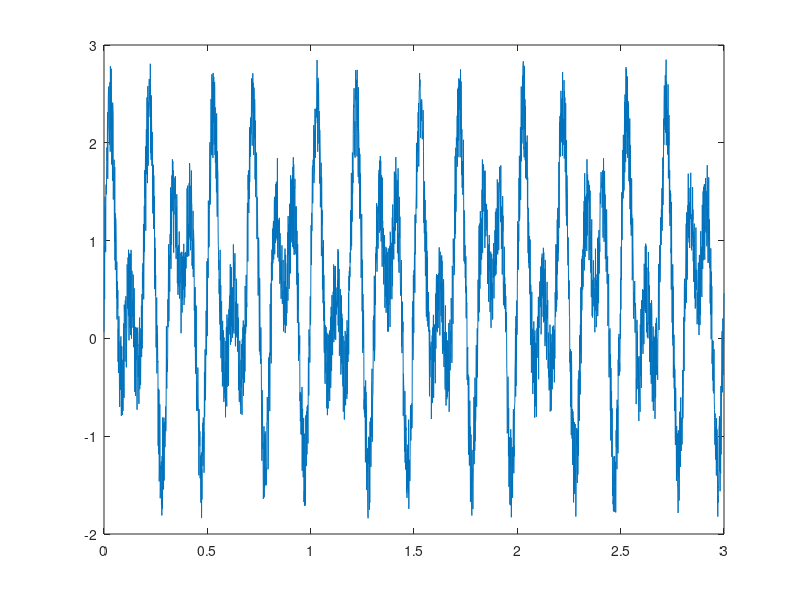

Recreate this plot in MATLAB. (Note: this script raises an error after producing the figure.)

%%%%%%%%%%%%%%%%%%%%%%%%%%%%%%%%%%%%%%%%%%%%%%%%%%%%%%%%%%%%%%%%%%%%%%%%%%
%
%                                Class 3
%                            Signal Processing
%
%%%%%%%%%%%%%%%%%%%%%%%%%%%%%%%%%%%%%%%%%%%%%%%%%%%%%%%%%%%%%%%%%%%%%%%%%%

% Note that you will need the Signal Processing Toolbox for some of the
% function
clear
close all

%% Simulating data in MATLAB
%%%%%%%%%%%%%%%%%%%%%%%%%%%%%%%%%%%%%%%%%%%%%%%%%%%%%%%%%%%%%%%%%%%%%%%%%%

% you can use the rand, randn, and randi functions
randn(1) % returns random number taken from normal dist
randi(1) % retruns random number of maximum i
rand(1) % returns random number between 0 and 1

randn(10)
randn(1,10)
randi(100, [1,10])
randi(100, [10])
rand(10)
rand(1,10)

% simulate data based on distributions
X = normrnd(1,2,1e3,1); % mu, sigma and how many samples 
X = gamrnd(1,2,1e3,1); % shape and scale, sample size

% simulate oscilatory data with sin
fs = 1000; % Sampling frequency (samples per second) 
dt = 1/fs; % seconds per sample 
StopTime = 3; % seconds 
t = (0:dt:StopTime)'; % seconds 
F = 6; % Sine wave frequency (hertz) 
data = 2*sin(2*pi*F*t) +1;
figure
plot(t,data)

% add noise
data = sin(2*pi*F*t)+0.1*rand(length(data),1);
plot(t,data)

% nest signals 
F2=10;
data = sin(2*pi*F*t)+rand(length(data),1) + sin(2*pi*F2*t);
plot(t,data)


% exercise 1
%%%%%%%%%%%%%%%%%%%%%%%%%%%

% try generating random numbers between -1 and 1 using rand

t=rand(100,1000) - rand(100,1000);

% try generating random doubles between 1 and 10 using rand

t=rand(100,100) + randi(10, [100,100])

t=(9*rand(100,100)) +1;

% try generating random doubles between 5 and 25 using randi

% generate a oscilatory signal that monotonically decreases over time


%% Data Smoothing
%%%%%%%%%%%%%%%%%%%%%%%%%%%%%%%%%%%%%%%%%%%%%%%%%%%%%%%%%%%%%%%%%%%%%%%%%%

load('./justafolderwithdata/raw_spike_data.mat') % load spiking data recorded from electrode array
sr=44100; % sampling rate of the electrode array
% plot data
figure
subplot(2,1,1)
plot(raw_spike_data) % plot data to visualize spikes and time series
axis tight; 
xlabel('time');
ylabel('Micro Volts ');
title('Unfiltered Single Electrode Spike Recording '); 

% Lets try smoothig out some of those high frequency components 
subplot(2,1,2)
plot(smooth(raw_spike_data)) 
axis tight; 
xlabel('time');
ylabel('Micro Volts ');
title('Unfiltered Single Electrode Spike Recording ');

subplot(2,1,2)
plot(smooth(raw_spike_data, 20)) % plot data to visualize spikes and time series
axis tight; 
xlabel('time');
ylabel('Micro Volts ');
title('Unfiltered Single Electrode Spike Recording ');

subplot(2,1,2)
plot(smoothdata(raw_spike_data)) % plot data to visualize spikes and time series
axis tight; 
xlabel('time');
ylabel('Micro Volts ');
title('Unfiltered Single Electrode Spike Recording ');


% detrend works by removing linear trend in data 
fs = 1000; % Sampling frequency (samples per second) 
dt = 1/fs; % seconds per sample 
StopTime = 3; % seconds 
t = (0:dt:StopTime)'; % seconds 
F = 60; % Sine wave frequency (hertz) 
F2=10;
data = sin(2*pi*F*t);
data = sin(2*pi*F*t)+rand(length(data),1) +  sin(2*pi*F2*t) + 1/length(data)*[1:length(data)]';
plot(t,data)
plot(t,detrend(data))

%% Normalizing data and removing outliers
%%%%%%%%%%%%%%%%%%%%%%%%%%%%%%%%%%%%%%%%%%%%%%%%%%%%%%%%%%%%%%%%%%%%%%%%%%

% generate random data
temp_data=randi(100,[10,100]);
% try removing the data's mean
temp_data-mean(temp_data)
temp_data-mean(temp_data,2)
temp_data-mean(mean(temp_data))

% normalize 
normalize(temp_data)
normalize(temp_data, 'range')
normalize(temp_data, 'center')
% normalize does the equevelant of ....
(temp_data-mean(temp_data))./std(temp_data)

% filloutliers can remove data that does not seem to belong
data = sin(2*pi*F*t)+rand(length(data),1) +  sin(2*pi*F2*t)
data(randi(length(data),1,50))=100;
plot(t,data)           
plot(filloutliers(data, 'linear'))

reshape(temp_data, [5, 200])
permute(temp_data, [2,1])


%% Spectral Power, FFTs, and PSDs
%%%%%%%%%%%%%%%%%%%%%%%%%%%%%%%%%%%%%%%%%%%%%%%%%%%%%%%%%%%%%%%%%%%%%%%%%%

Fs = 1000;            % Sampling frequency                    
T = 1/Fs;             % Sampling period       
L = 10000;             % Length of signal
t = (0:L-1)*T;        % Time vector

S = 0.7*sin(2*pi*33*t) + sin(2*pi*153*t) + 3*sin(2*pi*222*t);
X = S + 2*randn(size(t));

Y = fft(S);

P2 = abs(Y/L);
P1 = P2(1:L/2+1);
P1(2:end-1) = 2*P1(2:end-1);

f = Fs*(0:(L/2))/L;
figure
subplot(1,2,1)
plot(X)
subplot(1,2,2)
plot(f,P1) 
title('Single-Sided Amplitude Spectrum of X(t)')
xlabel('f (Hz)')
ylabel('|P1(f)|')

% repeat the same process without the random noise
Y = fft(X);

P2 = abs(Y/L);
P1 = P2(1:L/2+1);
P1(2:end-1) = 2*P1(2:end-1);


f = Fs*(0:(L/2))/L;
figure
subplot(1,2,1)
plot(X)
subplot(1,2,2)
plot(f,P1) 
title('Single-Sided Amplitude Spectrum of X(t)')
xlabel('f (Hz)')
ylabel('|P1(f)|')


%S = x1*sin(2*pi*x1*t)+ x2*sin(2*pi*x2*t);
S = 0.7*sin(2*pi*6*t)+ 3*sin(2*pi*2*t);
X = S + 2*randn(size(t));

Y = fft(S);

P2 = abs(Y/L);
P1 = P2(1:L/2+1);
P1(2:end-1) = 2*P1(2:end-1);

f = Fs*(0:(L/2))/L;
figure
subplot(1,2,1)
plot(X)
subplot(1,2,2)
plot(f,P1) 
title('Single-Sided Amplitude Spectrum of X(t)')
xlabel('f (Hz)')
ylabel('|P1(f)|')

% let us try another signal 
S = sin(2*pi*33*t) + sin(2*pi*66*t) + sin(2*pi*99*t);
X = S + 2*randn(size(t));

Y = fft(X);

P2 = abs(Y/L); % P2 is the two sided spectrum (we only want a one sided spectrum) 
P1 = P2(1:L/2+1);
P1(2:end-1) = 2*P1(2:end-1);

f = Fs*(0:(L/2))/L;
figure
subplot(1,2,1)
plot(X)
subplot(1,2,2)
plot(f,P1) 
title('Single-Sided Amplitude Spectrum of X(t)')
xlabel('f (Hz)')
ylabel('|P1(f)|')

% try taking an fft of an image, what would the frequency space of an image
% look like? 
image=imread('./MemeFolder/ladygaga5.jpg'); % read in image to MATLAB
image=mean(double(image),3);
Y = fft2(image);
figure
subplot(1,2,1)
imagesc(image)
subplot(1,2,2)
imagesc(log(abs(fftshift(Y))))

image=imread('./MemeFolder/joanne.jpg'); % read in image to MATLAB
image=mean(double(image),3);
Y = fft2(image);
figure
subplot(1,2,1)
imagesc(image)
subplot(1,2,2)
imagesc(log(abs(fftshift(Y))))

% PSD using the welch method
pwelch(X)

S = 0.7*sin(2*pi*33*t) + sin(2*pi*153*t) + 10*sin(2*pi*222*t);
X = S + 2*randn(size(t));

[pxx,f] = pwelch(X,500,300,500,Fs);
figure
plot(f,10*log10(pxx))

xlabel('Frequency (Hz)')
ylabel('PSD (dB/Hz)')

[pxx,f] = pwelch(X,1000,500,500,Fs);
figure
plot(f,10*log10(pxx))

xlabel('Frequency (Hz)')
ylabel('PSD (dB/Hz)')


[pxx,f] = pwelch(X,100,50,500,Fs);
figure
plot(f,10*log10(pxx))

xlabel('Frequency (Hz)')
ylabel('PSD (dB/Hz)')


%% Filtering Data
%%%%%%%%%%%%%%%%%%%%%%%%%%%%%%%%%%%%%%%%%%%%%%%%%%%%%%%%%%%%%%%%%%%%%%%%%%

sr=44100; % sampling rate of the electrode array
figure
subplot(2,1,1)
plot(raw_spike_data) % plot data to visualize spikes and time series
axis tight; 
xlabel('time');
ylabel('Micro Volts ');
title('Unfiltered Single Electrode Spike Recording '); % clear slow drifts in data that need to be removed

% create and apply bandpass butter worth filter
[b,a] = butter(3,[500/(sr/2) 8000/(sr/2)], 'bandpass'); % create butterworth filter 
filtered_data=filter(b,a,raw_spike_data); % apply butter worth filter 

subplot(2,1,2)
plot(filtered_data)
axis tight;
xlabel('time');
ylabel('Micro Volts ');
title('Filtered Single Electrode Spike Recording ');

% create and apply lowpass butter worth filter
[b,a] = butter(3,[100/(sr/2)], 'low'); % create butterworth filter 
filtered_data=filter(b,a,raw_spike_data); % apply butter worth filter 

% plot filtered data with unfiltered data 
subplot(2,1,2)
plot(filtered_data)
axis tight;
xlabel('time');
ylabel('Micro Volts ');
title('Filtered Single Electrode Spike Recording ');


% create and apply highpass butter worth filter
[b,a] = butter(3,[500/(sr/2)], 'high'); % create butterworth filter 
filtered_data=filter(b,a,raw_spike_data); % apply butter worth filter 

% plot filtered data with unfiltered data 
subplot(2,1,2)
plot(filtered_data)
axis tight;
xlabel('time');
ylabel('Micro Volts ');
title('Filtered Single Electrode Spike Recording ');


% lets try FIR filters 
load chirp % load data
Fs=8192;
t = (0:length(y)-1)/(Fs/2);

%create filter for data
bhi = fir1(34,100/(Fs/2),'low');
freqz(bhi,1)
outhi = filter(bhi,1,y); % filter data

% plot results 
figure
subplot(2,1,1)
plot(t,y)
title('Original Signal')
ys = ylim;

subplot(2,1,2)
plot(t,outhi)
title('Highpass Filtered Signal')
xlabel('Time (s)')
ylim(ys)

soundsc(y)
pause(2)
soundsc(outhi)


bhi = fir1(34,[100/(Fs/2) 1000/(Fs/2) ],'bandpass');
freqz(bhi,1)

outhi = filter(bhi,1,y);
figure
subplot(2,1,1)
plot(t,y)
title('Original Signal')
ys = ylim;

subplot(2,1,2)
plot(t,outhi)
title('Highpass Filtered Signal')
xlabel('Time (s)')
ylim(ys)

soundsc(y)
pause(2)
soundsc(outhi)


bhi = fir1(34,[100/(Fs/2) 4000/(Fs/2) ],'bandpass');
freqz(bhi,1)

outhi = filter(bhi,1,y);
figure
subplot(2,1,1)
plot(t,y)
title('Original Signal')
ys = ylim;

subplot(2,1,2)
plot(t,outhi)
title('Highpass Filtered Signal')
xlabel('Time (s)')
ylim(ys)

soundsc(y)
pause(2)
soundsc(outhi)

% butterworth filters are commonly used in neuroscience 

fc1 = 30;
fc2 = 300;
fs = 1000;

[b,a] = butter(6,[fc1/(fs/2) fc2/(fs/2)]);
figure
freqz(b,a) 

% what happend when you change the filter order?
fc1 = 30;
fc2 = 300;
fs = 1000;

[b,a] = butter(12,[fc1/(fs/2) fc2/(fs/2)]);
figure
freqz(b,a) 

fc1 = 30;
fc2 = 300;
fs = 1000;

[b,a] = butter(2,[fc1/(fs/2) fc2/(fs/2)]);
figure
freqz(b,a) 


fc1 = 30;
fc2 = 300;
fs = 1000;

[b,a] = butter(20,[fc1/(fs/2) fc2/(fs/2)]);
figure
freqz(b,a) 

% exercise 2
%%%%%%%%%%%%%%%%%%%%%%%%%%%
% try highpass and lowpass filtering the electrophysiology data into
% fast and slow oscilatory components. Try adding them back together and
% see what happens, try moving around the filter frequency. What could be
% causing this?


%% Hilbert Transformation
%%%%%%%%%%%%%%%%%%%%%%%%%%%%%%%%%%%%%%%%%%%%%%%%%%%%%%%%%%%%%%%%%%%%%%%%%%
% generate oscillatory data
Fs = 1000;            % Sampling frequency                    
T = 1/Fs;             % Sampling period       
L = 1000;             % Length of signal
t = (0:L-1)*T;        % Time vector
F = 60; % Sine wave frequency (hertz) 
F2=10;

data=zeros(1000,1);
data = sin(2*pi*F*t) + rand(length(data),1)' +  sin(2*pi*F2*t) + 1/length(data)*[1:length(data)];
figure
plot(t,data)

% get the hilbert transform of data
hil=hilbert(data); % notice that the data is stored as complex not int or double

subplot(1,2,1)
plot(t,data)
hold on
plot(t,abs(hil), '-r')
subplot(1,2,2)
plot(t,angle(hil))


data = sin(2*pi*2*t).*sin(2*pi*F*t) ;
figure
plot(t,data)

hil=hilbert(data);

subplot(1,2,1)
plot(t,data)
hold on
plot(t,abs(hil), '-r')
subplot(1,2,2)
plot(t,angle(hil))

hil=hilbert(raw_spike_data);
figure
subplot(1,2,1)
plot(raw_spike_data)
hold on
plot(abs(hil), '-r')
subplot(1,2,2)
plot(angle(hil))

% run above analysis by filtering data and concatinating instantaneous
% power

% generate oscillatory data
Fs = 1000;            % Sampling frequency                    
T = 1/Fs;             % Sampling period       
L = 1000;             % Length of signal
t = (0:L-1)*T;        % Time vector
data = sin(2*pi*5*t)+sin(2*pi*25*t) + sin(2*pi*60*t) ;

bhi = fir1(34,[10/(Fs/2) ],'low');
freqz(bhi,1)

outhi1 = filter(bhi,1,data);

bhi = fir1(34,[20/(Fs/2) 30/(Fs/2) ],'bandpass');
freqz(bhi,1)

outhi2 = filter(bhi,1,data);

bhi = fir1(34,[40/(Fs/2) 50/(Fs/2) ],'bandpass');
freqz(bhi,1)

outhi3 = filter(bhi,1,data);

bhi = fir1(34,[50/(Fs/2) 60/(Fs/2) ],'bandpass');
freqz(bhi,1)

outhi4 = filter(bhi,1,data);

figure
subplot(5,1,1)
plot(data)
subplot(5,1,2)
plot(outhi1)
subplot(5,1,3)
plot(outhi2)
subplot(5,1,4)
plot(outhi3)
subplot(5,1,5)
plot(outhi4)

data4hil=[outhi1;outhi2; outhi3; outhi4]';
hil=hilbert(data4hil);

figure
imagesc(abs(hil'))


%% Finding peaks 
%%%%%%%%%%%%%%%%%%%%%%%%%%%%%%%%%%%%%%%%%%%%%%%%%%%%%%%%%%%%%%%%%%%%%%%%%%

% threshold data to find peaks (i.e., spikes) with MATLAB's findpeaks
[pks,locs]=findpeaks(-1*filtered_data, 'MinPeakHeight',0.3); 
% TIP input the inverse of the data (i.e. -1*) as findpeaks looks
% for local maxima and not minima

% Plot peaks found
figure 
plot(filtered_data)
hold on;
scatter(locs,-1*pks)
axis tight;
xlabel('time');
ylabel('Micro Volts ');
title('Filtered Single Electrode Spike Recording ');

% MinPeakProminence
[pks,locs]=findpeaks(-1*filtered_data, 'MinPeakProminence',0.3); 

% Plot peaks found
figure 
plot(filtered_data)
hold on;
scatter(locs,-1*pks)
axis tight;
xlabel('time');
ylabel('Micro Volts ');
title('Filtered Single Electrode Spike Recording ');

% Threshold
[pks,locs]=findpeaks(-1*filtered_data, 'Threshold',0.1); 

% Plot peaks found
figure 
plot(filtered_data)
hold on;
scatter(locs,-1*pks)
axis tight;
xlabel('time');
ylabel('Micro Volts ');
title('Filtered Single Electrode Spike Recording ');

% exercise 3
%%%%%%%%%%%%%%%%%%%%%%%%%%%

% try using the mean, median, and std of the data determine the cutoff for
% detecting peaks.

